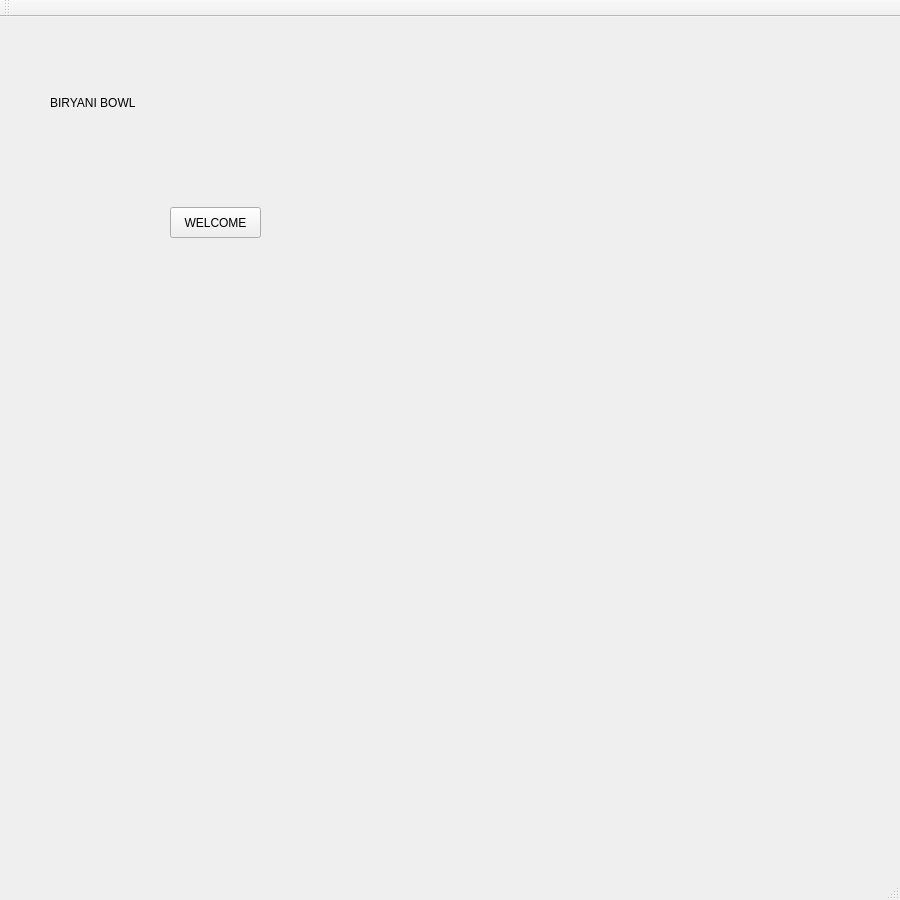
<?xml version="1.0" encoding="UTF-8"?>
<ui version="4.0">
 <class>MainWindow</class>
 <widget class="QMainWindow" name="MainWindow">
  <property name="geometry">
   <rect>
    <x>0</x>
    <y>0</y>
    <width>900</width>
    <height>900</height>
   </rect>
  </property>
  <property name="minimumSize">
   <size>
    <width>900</width>
    <height>900</height>
   </size>
  </property>
  <property name="maximumSize">
   <size>
    <width>1677</width>
    <height>1677</height>
   </size>
  </property>
  <property name="mouseTracking">
   <bool>true</bool>
  </property>
  <property name="windowTitle">
   <string>MainWindow</string>
  </property>
  <property name="styleSheet">
   <string notr="true">background-image: url(:/hotelmenu/11232945_935999949822834_6904065971985294934_n.jpg);</string>
  </property>
  <widget class="QWidget" name="centralWidget">
   <widget class="QLabel" name="label_2">
    <property name="geometry">
     <rect>
      <x>50</x>
      <y>20</y>
      <width>441</width>
      <height>131</height>
     </rect>
    </property>
    <property name="styleSheet">
     <string notr="true">font: 75 oblique 72pt &quot;Umpush&quot;;
font: italic 48pt &quot;Sans Serif&quot;;</string>
    </property>
    <property name="text">
     <string>BIRYANI BOWL</string>
    </property>
   </widget>
   <widget class="QPushButton" name="pushButton">
    <property name="geometry">
     <rect>
      <x>170</x>
      <y>190</y>
      <width>91</width>
      <height>31</height>
     </rect>
    </property>
    <property name="text">
     <string>WELCOME</string>
    </property>
   </widget>
  </widget>
  <widget class="QMenuBar" name="menuBar">
   <property name="geometry">
    <rect>
     <x>0</x>
     <y>0</y>
     <width>900</width>
     <height>20</height>
    </rect>
   </property>
  </widget>
  <widget class="QToolBar" name="mainToolBar">
   <attribute name="toolBarArea">
    <enum>TopToolBarArea</enum>
   </attribute>
   <attribute name="toolBarBreak">
    <bool>false</bool>
   </attribute>
  </widget>
  <widget class="QStatusBar" name="statusBar"/>
 </widget>
 <layoutdefault spacing="6" margin="11"/>
 <resources/>
 <connections/>
</ui>
